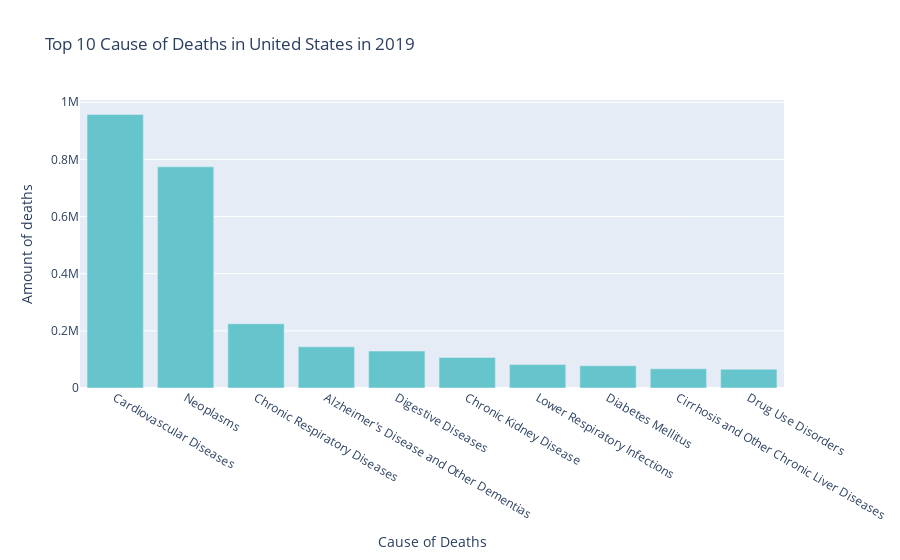

Here is the notebook cell this chart was saved with:
### Code cell
top_10_illnesses_year('United States', 2019)

### Figure 1 — Plotly figure (JSON) as saved in the notebook; plotly's stock layout.template omitted (floating-point values rounded to 4 significant figures)
{"data": [{"alignmentgroup": "True", "hovertemplate": "variable=0<br>Cause of Deaths=%{x}<br>Amount of deaths=%{y}<extra></extra>", "legendgroup": "0", "marker": {"color": "rgb(102, 197, 204)", "pattern": {"shape": ""}}, "name": "0", "offsetgroup": "0", "orientation": "v", "showlegend": true, "textposition": "auto", "type": "bar", "x": ["Cardiovascular Diseases", "Neoplasms", "Chronic Respiratory Diseases", "Alzheimer's Disease and Other Dementias", "Digestive Diseases", "Chronic Kidney Disease", "Lower Respiratory Infections", "Diabetes Mellitus", "Cirrhosis and Other Chronic Liver Diseases", "Drug Use Disorders"], "xaxis": "x", "y": [957455, 773895, 224988, 143919, 129343, 106954, 81921, 77719, 67286, 65717], "yaxis": "y"}], "layout": {"barmode": "relative", "legend": {"title": {"text": "variable"}, "tracegroupgap": 0}, "showlegend": false, "title": {"text": "Top 10 Cause of Deaths in United States in 2019"}, "xaxis": {"anchor": "y", "domain": [0.0, 1.0], "title": {"text": "Cause of Deaths"}}, "yaxis": {"anchor": "x", "domain": [0.0, 1.0], "title": {"text": "Amount of deaths"}}}}
